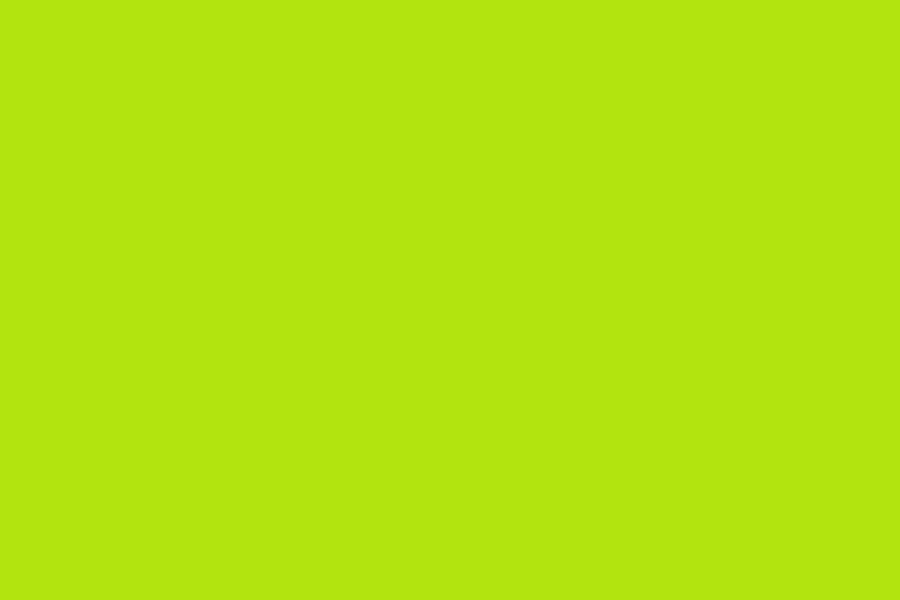
Frame 1 (no input)
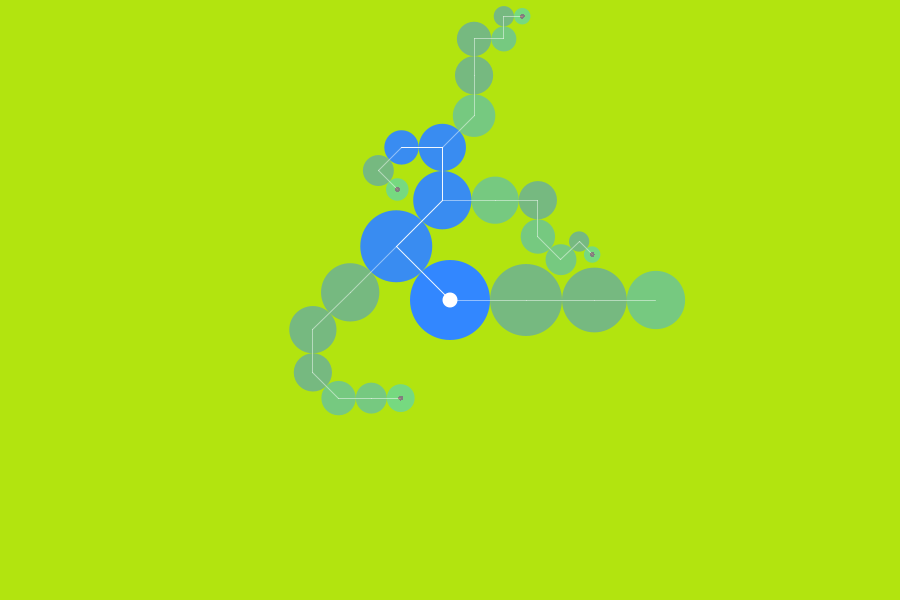
Frame 60 (the mouse pressed at the canvas centre just before this capture)
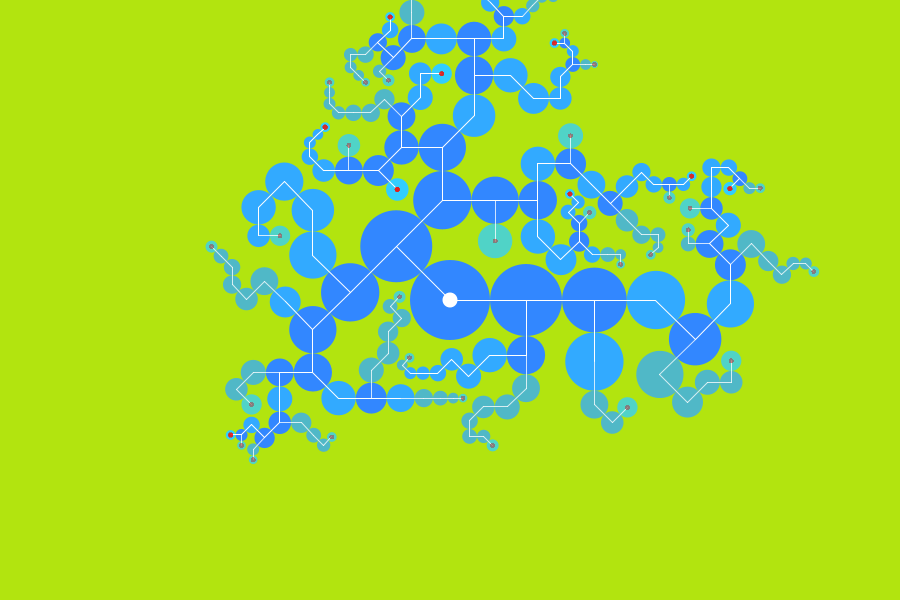
Frame 120 (the mouse held since frame 60 and released just before this capture)

The Processing sketch that drew these frames (run headless with seeded random() and noise(); from frame 60 on, the mouse is pressed at the canvas centre):

// Processing sketch: processing_138954
// ── processing_138954.pde

int maxCells = 200; 
float startradius = 40;
float minRadius = 5; 
 
float speed = 400;
int startTime, maxTime;
 
ArrayList Cells = new ArrayList(); 
 
void setup()
{
  size(900,600);
  background(0);
  frameRate(60); 
  noStroke();
 
  Cell C = new Cell(new PVector(width/2,height/2),null,startradius);
}
 
void metro(int maxTime)
{
    int elapsed = millis() - startTime;
    if (elapsed>maxTime)
    {
      int over = elapsed-maxTime;
      startTime=millis()-over;
      
      for (int c=0; c<Cells.size(); c++)
      {
        Cell C = (Cell) Cells.get(c); 
        if (Cells.size() < maxCells && C.radius > minRadius)
        {
          C.grow(); 
        }
      }
    }
}
 
void draw()
{
  background(178,228,15); 
  metro(int(speed));
  
  for (int c=0; c<Cells.size(); c++)
  {
    Cell C = (Cell) Cells.get(c); 
    C.render();
    //C.die(); 
  }
}
 
void mouseReleased()
{
    background(0); 
    Cells.clear(); 
    minRadius = random(5,15); 
    Cell C = new Cell(new PVector(mouseX,mouseY),null,random(startradius-5,startradius+15));
}
 
class Cell
{
  PVector pos; 
  float radius; 
 
  int child; 
  int age; 
  int maxAge = 20; 
  Cell parent; 
  
  float alpha = 0;
 
  Cell(PVector _pos, Cell _parent, float _radius)
  { 
    pos = _pos;
    parent = _parent;
    radius = _radius;
    age = 0; 
    child = 0;    
    Cells.add(this);   
  }
 
  void render ()
  {
    noStroke();
    fill(50,205-child*35,255,alpha); 
    ellipse(pos.x,pos.y,radius*2,radius*2); 
 
    if (parent == null) //  start cell (no parent)
    { 
      fill(255,alpha);
      ellipse(pos.x,pos.y,15,15); 
    }
 
    strokeWeight(1);
    stroke(255,alpha);
    
    if (parent != null)
    { 
      line(pos.x,pos.y,parent.pos.x,parent.pos.y); 
    }
 
    for  (int c=0; c<Cells.size(); c++)
    {
        
      Cell C = (Cell)  Cells.get(c);
      if (child<1)  //  last cell (no children)
      { 
        noStroke();
        fill(255,0,0,alpha/100);
        ellipse(pos.x,pos.y,5,5); 
      }
    }
    alpha += 5;
  }
 
 void grow()
 {
    float nextradius = radius*0.9; 
 
    for (int i=0; i<3; i++)
    { 
      boolean collide = false; // boolean switch for collisions
      float growAngle = int(random(8))*(PI/4); // (0, 45, 90, 135, 180, 225, 270 or 315)     
      PVector growPos = new PVector( pos.x +  cos(growAngle)*(radius+nextradius), pos.y + sin(growAngle)*(radius+nextradius)); 
      //  check collisions
      for  (int c=0; c<Cells.size(); c++)
      {
        Cell C = (Cell)  Cells.get(c);
        if (C != this  && growPos.dist(C.pos) < radius+C.radius) 
        { 
          collide = true; 
          nextradius*= 0.9; 
        }
      }
      if (! collide) 
      { 
        Cell newCell = new Cell(growPos,this,nextradius); 
        child++; 
        return; 
      }
    }
  }
 
    void die()
    {
 
      age++; 
      if (age > maxAge)
      {
        background(0); 
        Cells.clear(); 
        minRadius = random(5,15);
        Cell C = new Cell(new PVector(width/2+(random(-100,100)),height/2+(random(-100,100))),null,random(startradius-5,startradius+15)); // make new start cell
    }
  }
 
}
